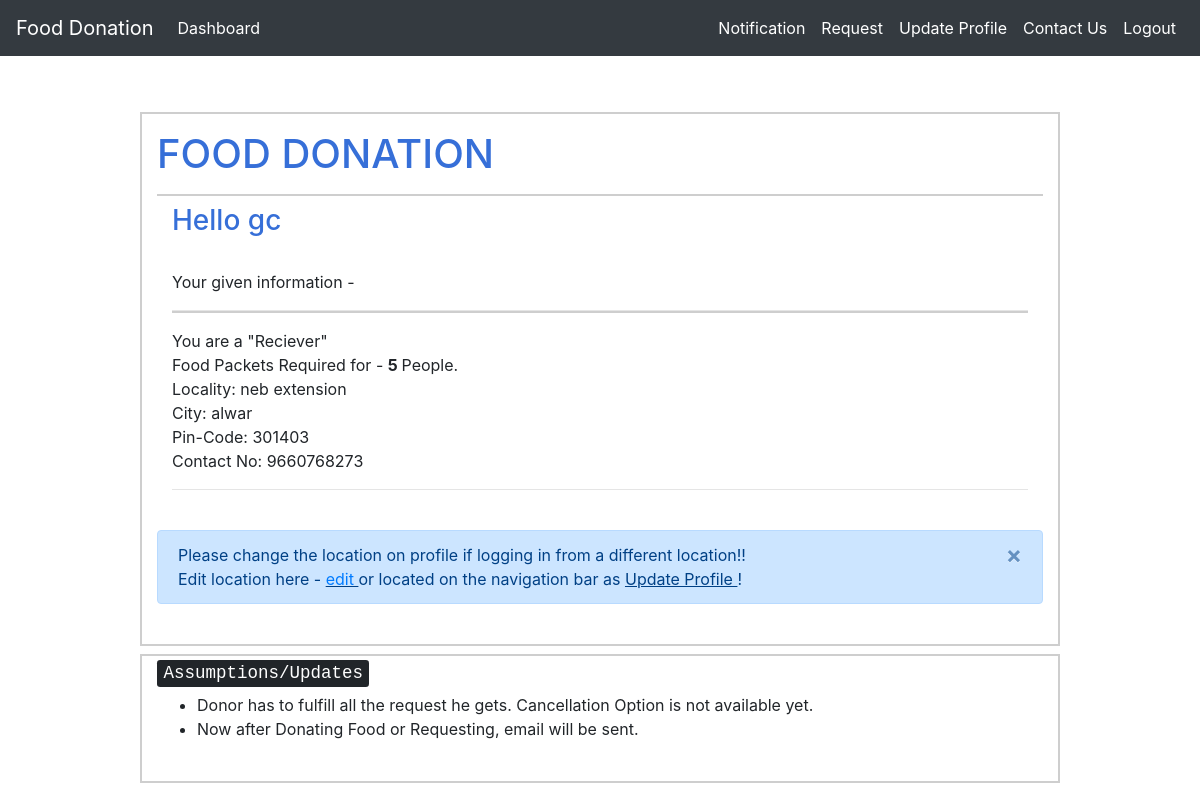
Before: /main/ (signed in) with the older database file.
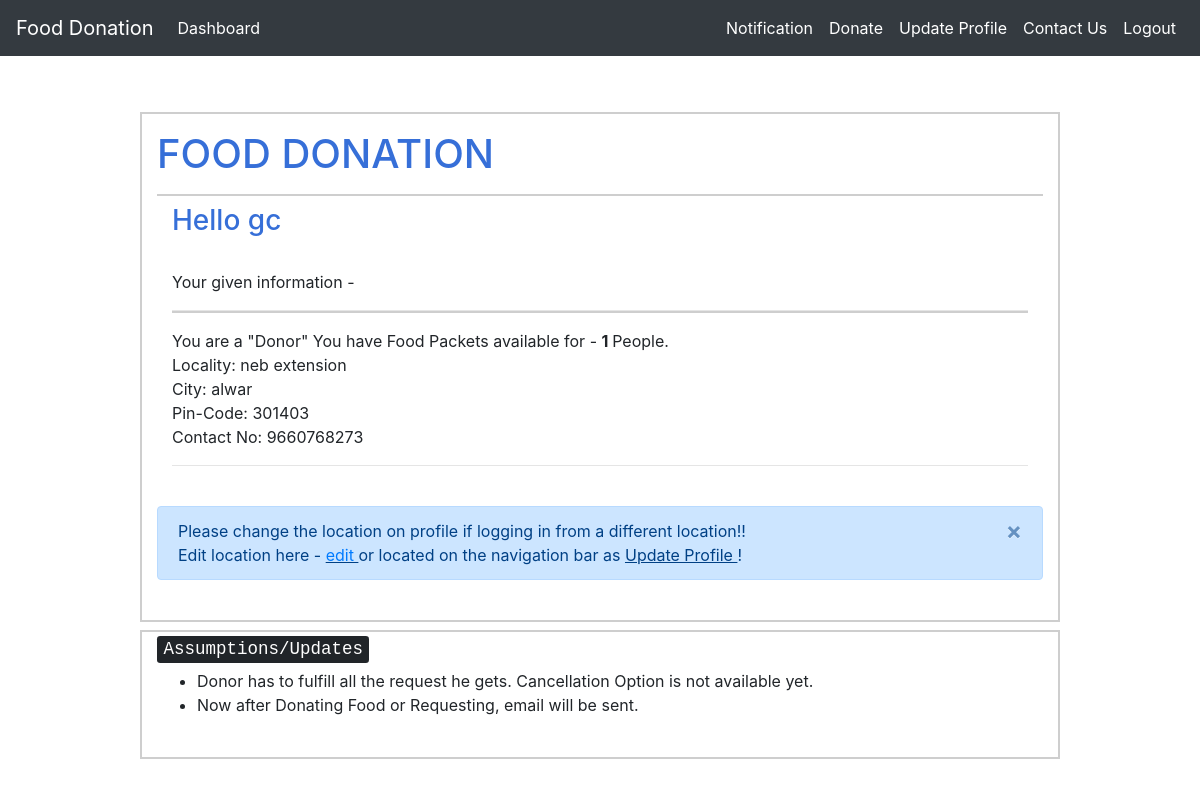
After: the same page with the newer database file.
### customUser/models.py (models this page shows, shortened)
class CustomUser(AbstractUser):
    pin_code = models.IntegerField(null = True)
    contact_no = models.IntegerField(null = True)
    resources = models.IntegerField(null = True) # no. of persons avability/requirement
    locality = models.CharField(max_length = 100)
    city = models.CharField(max_length = 50)
    """CHOICES=[('0','Donor'),
                   ('1','Reciever')]"""
    state = models.CharField(max_length = 50, default = " ")
    donor = models.BooleanField(default = 'False') # 0 - Donor 1 - Reciever
    email = models.EmailField(unique=True)
    organisation = models.BooleanField(default = 'False')

### customUser/views.py (the view)
# urls.py: path('main/', user_view.main_page, name = 'homePage'),
def main_page(request):
	return render(request, 'home.html')

### templates/home.html (shortened to what this page needs)
{% extends 'base_with_home.html' %}
{% load crispy_forms_tags %}
{% block navigation %}
	{% if user.is_authenticated %}
		<div class = "nav-item active">
			<a class="nav-link" href="{% url 'notification' %}" >Notification</a>
		</div>
		 <div class = "nav-item active">
              <a class="nav-link" href="{% url 'maps' %}" class="nav-link">
                  {% if user.donor == True %}  Donate   {% else %}  Request
                  {% endif %}
              </a>
            </div>
			<div class = "nav-item active">
					<a href="{% url 'edit_profile' %}" class="nav-link"> Update Profile </a>
			</div>
			<div class = "nav-item active">
				<a href = "{% url 'contact' %}" class = 'nav-link'> Contact Us </a>
			</div>
			<div class = "nav-item active">
				<a href="{% url 'logout' %}" class="nav-link">Logout</a>
			</div>
	{% endif %}
{% endblock %}
{% block content %}
<div class="container my-2" style="border:2px solid #cecece;">
<h1 class="py-3" style="color: rgb(54, 111, 216); border-bottom:2px solid #cecece;"> FOOD DONATION  </h1>
<div class = "container-fluid" >
	{% if user.is_authenticated %}
			{% if user.organisation == False %}
			<h3 style="color: rgb(54, 111, 216);"> Hello {{ user.username }}</h3>
			{% else %}
			Welcome, <kbd> {{ user.username }} </kbd>
			{% endif %}
		 <br> Your given information - <br> <hr style="border-bottom:2px solid #cecece;">
		 	{% if user.donor == True %}
		 		{% if user.organisation == True %}
					You are a "Donor : Organisation"<br>
				{% else %}
					You are a "Donor"
				{% endif %}
					You have Food Packets available for - <strong> {{ user.resources }} </strong> People.<br>
			{% else %}
				You are a "Reciever"<br>
				Food Packets Required for - <strong> {{user.resources}} </strong> People.<br>
			{% endif %}
			Locality: {{ user.locality }} <br>
			City: {{ user.city }} <br>
			Pin-Code: {{ user.pin_code }} <br>
			Contact No: {{ user.contact_no }} <br> <hr>
</div>
<br>
      <div class="alert  alert-primary  alert-dismissible   fade    show">
    	Please change the location on profile if logging in from a different location!! <br>
          Edit location here -  <u> <a  href = "{% url 'edit_profile' %}"> edit </a> </u> or located on the navigation bar as <u>Update Profile </u>!
      	 <button type = "button" class = "close" data-dismiss = "alert" aria-hidden="true">&times;</button>
      </div>
<br>
	{% else %}
		<br>
		<div class = "container-fluid"> <h4> <kbd> You are not logged in! </kbd><br> <br>  </h4>    </div>
	{% endif %}
</div>
{% endblock %}

Changed rows visible on the page:
changed CustomUser "gc": donor False → True (drawn); resources "5" → "1"
Other visible differences:
text no longer shown: "Request You are a \"Reciever\" Food Packets Required for -"
text now shown: "Donate You are a \"Donor\" You have Food Packets available for -"
